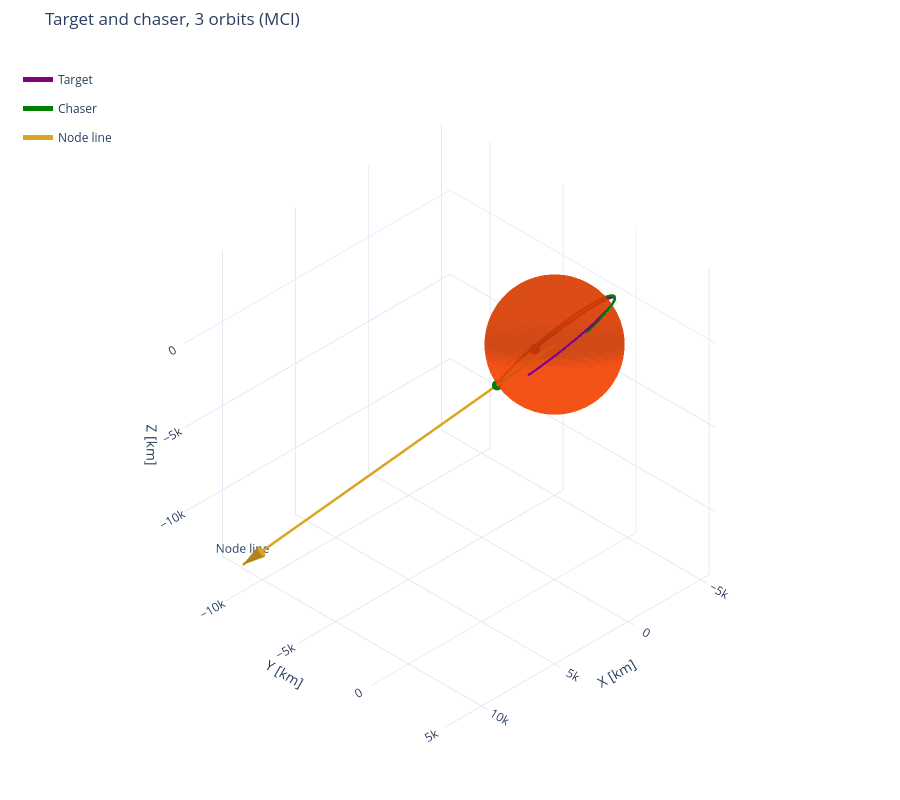

Notebook code cell kept with this figure:
### Markdown cell above
## Visualization

### Code cell
vectors = [
    {
        "direction": n_hat,
        "length": 20000,
        "name": "Node line",
        "color": "goldenrod",
        "label": True,
    },
]

points = [
    # {
    #     "name": "r_t1",
    #     "location": rv_t_0_to_1[-1,0:3] * M_TO_KM,
    #     "color": "blue",
    # },
    # {
    #     "name": "r_c1",
    #     "location": rv_c_0_to_1[-1,0:3] * M_TO_KM,
    #     "color": "yellow",
    # },
]

fig = plot_3d(
    [rv_t_0_to_1[:, 0:3] * M_TO_KM, rv_c_0_to_1[:, 0:3] * M_TO_KM],
    [ts_0_to_1, ts_0_to_1],
    labels=["Target", "Chaser"],
    trace_colors=["purple", "green"],
    bodies={"name": "Mars", "radius": R_MARS * M_TO_KM, "color": "orangered"},
    title=f"Target and chaser, {N_ORBITS} orbits (MCI)",
    vectors=vectors,
    points=points,
    units="km",
)

### Figure 1 — Plotly figure (JSON) as saved in the notebook; plotly's stock layout.template omitted (floating-point values rounded to 4 significant figures; data arrays with more than 128 entries replaced by an {"elided": "..."} marker saying what was removed)
{"data": [{"colorscale": [[0, "orangered"], [1, "orangered"]], "hoverinfo": "skip", "name": "Mars", "opacity": 0.7, "showlegend": false, "showscale": false, "type": "surface", "x": {"elided": "60x30 float values"}, "y": {"elided": "60x30 float values"}, "z": {"elided": "60x30 float values"}}, {"legendgroup": "Target", "line": {"color": "purple", "width": 5}, "mode": "lines", "name": "Target", "type": "scatter3d", "x": {"elided": "3000 float values"}, "y": {"elided": "3000 float values"}, "z": {"elided": "3000 float values"}}, {"legendgroup": "Target", "marker": {"color": "purple", "size": 6}, "mode": "markers", "name": "Target End", "showlegend": false, "type": "scatter3d", "x": [-1286.0], "y": [-2640.0], "z": [-2226.0]}, {"legendgroup": "Chaser", "line": {"color": "green", "width": 5}, "mode": "lines", "name": "Chaser", "type": "scatter3d", "x": {"elided": "3000 float values"}, "y": {"elided": "3000 float values"}, "z": {"elided": "3000 float values"}}, {"legendgroup": "Chaser", "marker": {"color": "green", "size": 6}, "mode": "markers", "name": "Chaser End", "showlegend": false, "type": "scatter3d", "x": [1961.0], "y": [-1987.0], "z": [-2417.0]}, {"legendgroup": "vector-5", "line": {"color": "goldenrod", "width": 5}, "mode": "lines+text", "name": "Node line", "text": ["", "Node line"], "textposition": "top center", "type": "scatter3d", "x": [0, 10630.0], "y": [0, -10730.0], "z": [0, -13110.0]}, {"anchor": "tip", "colorscale": [[0, "goldenrod"], [1, "goldenrod"]], "hoverinfo": "skip", "legendgroup": "vector-5", "name": "Node line arrowhead", "showlegend": false, "showscale": false, "sizemode": "absolute", "sizeref": 1200, "type": "cone", "u": [0.5315], "v": [-0.5364], "w": [-0.6556], "x": [10630.0], "y": [-10730.0], "z": [-13110.0]}], "layout": {"height": 800, "legend": {"bgcolor": "rgba(0,0,0,0)", "borderwidth": 0, "x": 0.02, "y": 0.98}, "margin": {"b": 0, "l": 0, "r": 0, "t": 50}, "scene": {"aspectmode": "cube", "camera": {"eye": {"x": 1.732, "y": 1.732, "z": 1.732}, "projection": {"type": "orthographic"}, "up": {"x": 0, "y": 0, "z": 1}}, "xaxis": {"range": [-5587.0, 12570.0], "title": {"text": "X [km]"}}, "yaxis": {"range": [-12750.0, 5411.0], "title": {"text": "Y [km]"}}, "zaxis": {"range": [-13940.0, 4221.0], "title": {"text": "Z [km]"}}}, "title": {"text": "Target and chaser, 3 orbits (MCI)"}}}
